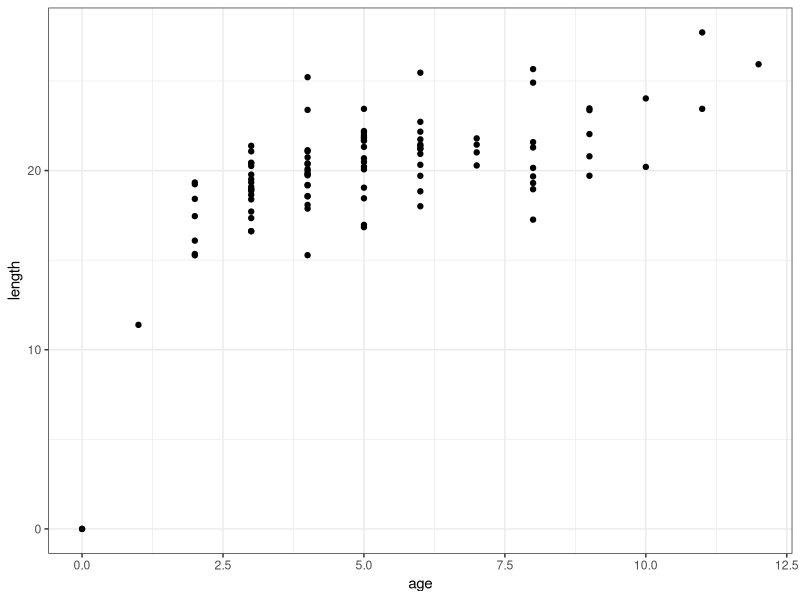
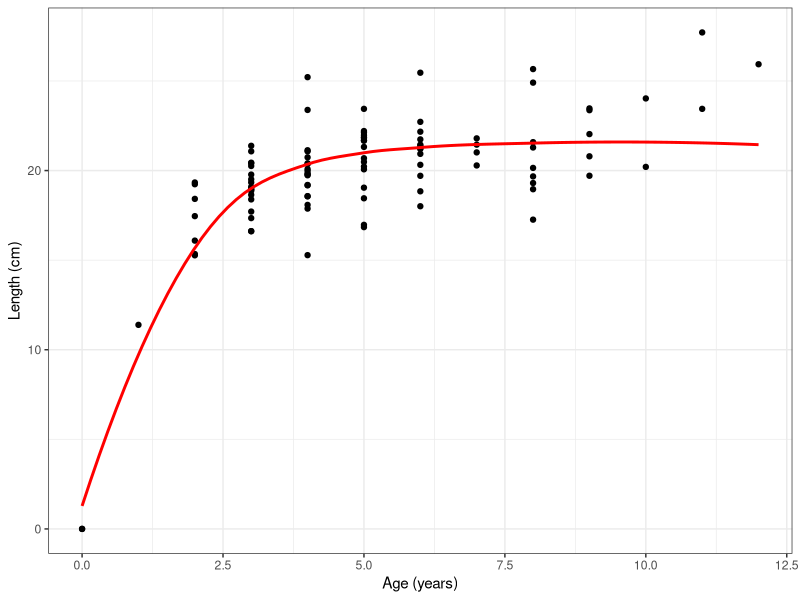

Generate these figures, in order, with R:
## ---- chunk 1
library(dplyr)
data <- data.frame(
  age = as.numeric(rpois(100, 5)),
  linf = rnorm(100, 22, 2),
  k = rnorm(100, 0.7, 0.1)
) %>%
  mutate(length = linf * (1 - exp(-k*age))) %>%
  select(age, length)
## ---- chunk 2
library(ggplot2)
ggplot(data) +
  geom_point(aes(x = age, y = length)) +
  theme_bw()
## ---- chunk 3
fit <- nls(length ~ linf * (1 - exp(-k*(age - t0))), 
           data = data, 
           start = list(linf = 20, k = 0.5, t0 = 0))

## ---- chunk 4
summary(fit)
## ---- chunk 5
data <- data %>%
  mutate(l_predict = predict(fit))

ggplot(data) +
  geom_point(aes(x = age, y = length)) +
  geom_smooth(aes(x = age, y = l_predict), se = FALSE, color = "red") +
  theme_bw() +
  labs(x = "Age (years)", y = "Length (cm)")

